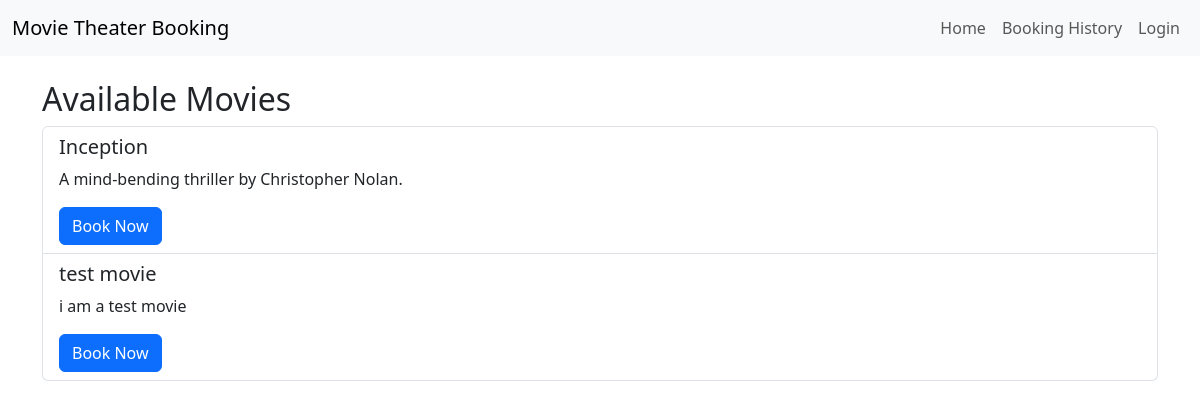
Before: / with the older database file.
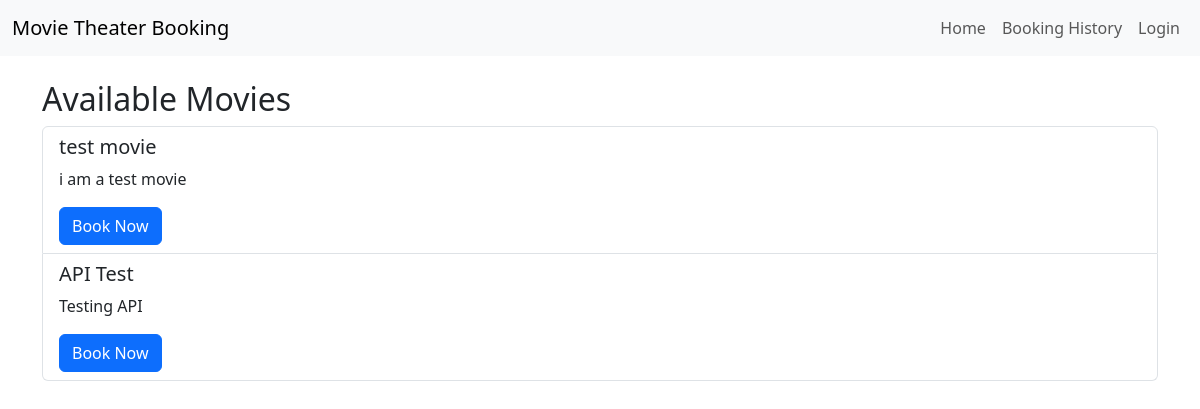
After: the same page with the newer database file.
### bookings/models.py (models this page shows, shortened)
class Movie(models.Model):
    title = models.CharField(max_length=255)
    description = models.TextField()
    release_date = models.DateField()
    duration = models.IntegerField(help_text="Duration in minutes")

### bookings/views.py (the view)
# urls.py: path('', views.movie_list, name='movie_list'),
def movie_list(request):
    movies = Movie.objects.all()
    return render(request, 'bookings/movie_list.html', {'movies': movies})

### bookings/templates/bookings/movie_list.html (shortened to what this page needs)
{% extends 'bookings/base.html' %}
{% block content %}
<h2>Available Movies</h2>
<div class="list-group">
    {% for movie in movies %}
    <div class="list-group-item">
        <h5>{{ movie.title }}</h5>
        <p>{{ movie.description }}</p>
        <a href="{% url 'book_seat' movie.id %}" class="btn btn-primary">Book Now</a>
    </div>
    {% endfor %}
</div>
{% endblock %}

Changed rows visible on the page:
removed Movie: title "Inception", description "A mind-bending thriller by Christopher Nolan."
added Movie: title "API Test", description "Testing API"
